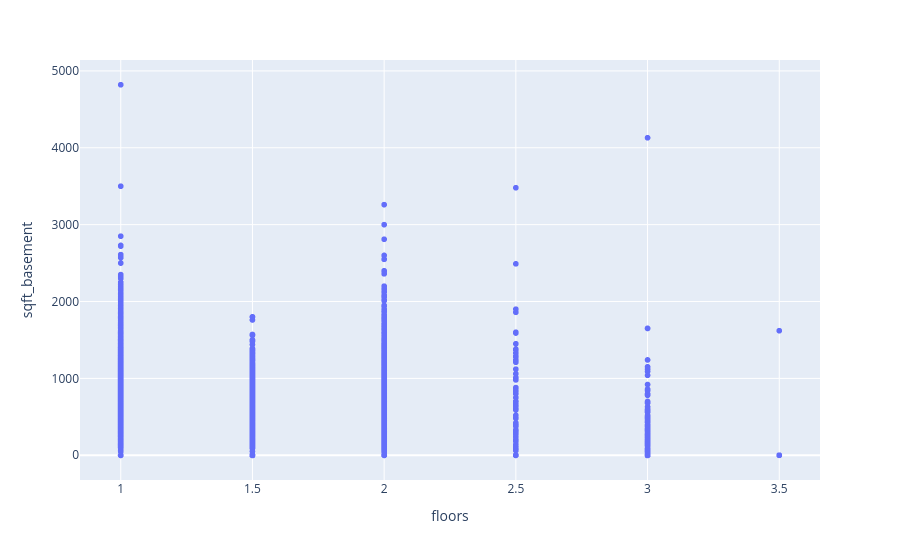

Source (notebook cell):
### Code cell
px.scatter(df_import, x='floors', y='sqft_basement') 

# This makes little to no sense
# Also because of all the half-floors counting as categories of their own, making the comparison difficult

### Figure 1 — Plotly figure (JSON) as saved in the notebook; plotly's stock layout.template omitted (floating-point values rounded to 4 significant figures; data arrays with more than 128 entries replaced by an {"elided": "..."} marker saying what was removed)
{"data": [{"hovertemplate": "floors=%{x}<br>sqft_basement=%{y}<extra></extra>", "legendgroup": "", "marker": {"color": "#636efa", "symbol": "circle"}, "mode": "markers", "name": "", "showlegend": false, "type": "scattergl", "x": {"elided": "21597 float values"}, "xaxis": "x", "y": {"elided": "21597 int values"}, "yaxis": "y"}], "layout": {"legend": {"tracegroupgap": 0}, "margin": {"t": 60}, "xaxis": {"anchor": "y", "domain": [0, 1], "title": {"text": "floors"}}, "yaxis": {"anchor": "x", "domain": [0, 1], "title": {"text": "sqft_basement"}}}}
